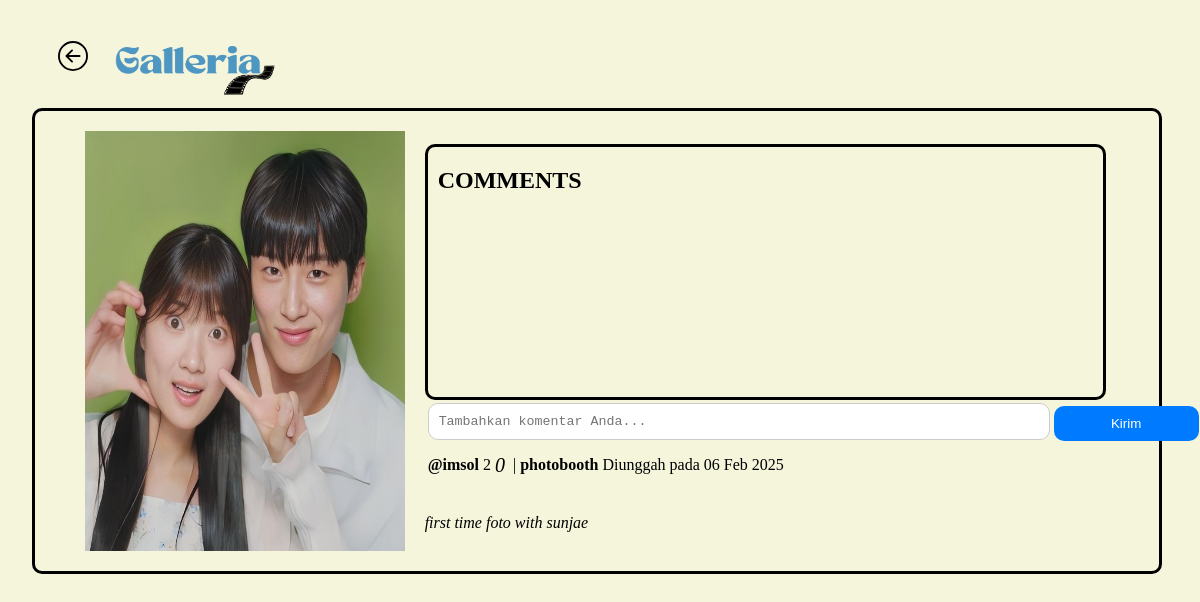
Page /detail_foto.php?id=1 (signed in) on the earlier database version.
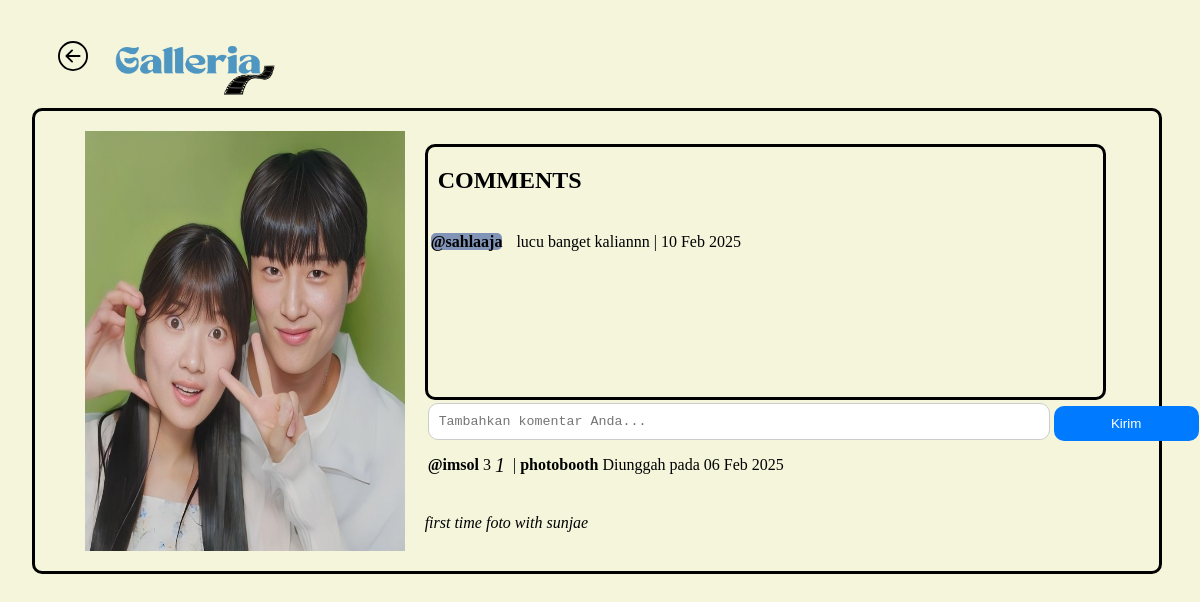
Same page on the later database version.
### tables this page shows
CREATE TABLE `komentar_foto` (
  `komentar_id` int(11) NOT NULL,
  `foto_id` int(11) NOT NULL,
  `user_id` int(11) NOT NULL,
  `isi_komentar` text NOT NULL,
  `tanggal_komentar` date NOT NULL
);

CREATE TABLE `user` (
  `user_id` int(11) NOT NULL,
  `role_id` int(11) NOT NULL,
  `username` varchar(255) NOT NULL,
  `password` varchar(255) NOT NULL,
  `email` varchar(255) NOT NULL,
  `name` varchar(255) NOT NULL,
  `alamat` text NOT NULL,
  `foto_profil` varchar(255) NOT NULL,
  `verifikasi` int(11) NOT NULL
);

### detail_foto.php (the view, shortened to what this page needs)
<?php
include "connection.php";
$id = $_GET['id'];
$user = $_SESSION['id'];
$query_foto = mysqli_query($conn, "SELECT * FROM `foto` INNER JOIN `user` ON `foto`.`user_id` = `user`.`user_id` WHERE `foto`.`foto_id` = $id");
$foto = mysqli_fetch_assoc($query_foto);
$timestamp2 = strtotime($foto['tanggal_unggah']);
$tanggal2 = date("d M Y", $timestamp2);
$query_komentar = mysqli_query($conn, "SELECT * FROM `komentar_foto` INNER JOIN `user` ON `komentar_foto`.`user_id` = `user`.`user_id` WHERE `komentar_foto`.`foto_id` = $id");
$query_komentar_count = mysqli_query($conn, "SELECT COUNT(*) AS total_komentar FROM `komentar_foto` WHERE `foto_id` = $id");
$row_komentar_count = mysqli_fetch_assoc($query_komentar_count);
$total_komentar = $row_komentar_count['total_komentar'];
$query_like_count = mysqli_query($conn, "SELECT COUNT(*) AS total_like FROM `like_foto` WHERE `foto_id` = $id");
$row_like_count = mysqli_fetch_assoc($query_like_count);
$total_like = $row_like_count['total_like'];
$query_check = mysqli_query($conn, "SELECT * FROM `like_foto` WHERE `foto_id` = $id AND `user_id` = $user");
?>
<!DOCTYPE html>
<html lang="en">
<head>
    <link rel="stylesheet" href="asset.css">
    <link rel="stylesheet" href="https://unicons.iconscout.com/release/v4.0.8/css/line.css">
</head>
<body>
<div class="header">
        <a href="dashboard.php"><img src="Asset/img/left.svg" class="left" style="margin-left: 30px;"></a>
        <img src="Asset/img/logo.png" class="logo">
    </div>
    <div class="div-img">
        <img src="Asset/img/<?php echo $foto['lokasi_file']; ?>" class="img-fluid" style="width:320px; height:420px; padding:20px; ">
        <div class="div-detail">
            <div class="comment">
                <h2 class="text">COMMENTS</h2>
                <table>
                    <?php while ($komentar = mysqli_fetch_assoc($query_komentar)):
                        $timestamp = strtotime($komentar['tanggal_komentar']);
                        $tanggal = date("d M Y", $timestamp);
                    ?>
                        <tr>
                            <td><span class="span"><b>@<?php echo $komentar['username']; ?></b></span></td>
                            <td>
                                <p class="text"><?php echo nl2br($komentar['isi_komentar']); ?> | <?php echo $tanggal ?></p>
                            </td>
                        </tr>
                    <?php endwhile; ?>
                </table>
            </div>
            <form action="comment.php" method="POST" class="add-comment-form">
                <table>
                    <tr>
                        <td><textarea name="komentar" placeholder="Tambahkan komentar Anda..." rows="1" class="textarea" required></textarea></td>
                        <td><button type="submit" class="submit-button" name="kirim">Kirim</button></td>
                    </tr>
                </table>
            </form>
            <div class="ket">
                <table style="margin-top : -15px;">
                    <tr>
                        <td>
                            <h4>@<?php echo $foto['username'] ?></h4>
                        </td>
                        <?php if ($is_like = mysqli_num_rows($query_check) > 0) { ?>
                            <td><span><a href="like.php?id=<?php echo $foto['foto_id'] ?>"><img src="Asset/icon/heart.png" width="16px" height="16px" style="margin-top: 3px;"></a></span></td>
                            <td><?php echo $total_like ?></td>
                        <?php } else { ?>
                            <td><span><a href="like.php?id=<?php echo $foto['foto_id'] ?>"><i class="uil uil-heart" title="Like"></i></a><?php echo $total_like ?></span></td>
                        <?php } ?>
                        <td><span><i class="uil uil-comment" title="comment" style="font-size: 20px;"><?php echo $total_komentar ?></i></span></td>
                        <td></td>
                        <td>|</td>
                        <td>
                            <h4><?php echo $foto['judul_foto'] ?></h4>
                        </td>
                        <td>
                            <p> Diunggah pada <?php echo $tanggal2 ?></p>
                        </td>
                    </tr>
                </table>
                <p><i><?php echo $foto['deskripsi']?></i></p>
            </div>
        </div>
    </div>
</body>
</html>

Differences in the rows shown:
added komentar_foto: user.username "sahlaaja", isi_komentar "lucu banget kaliannn", tanggal_komentar "10 Feb 2025"
Other differences:
$total_like: "2" → "3"
$total_komentar: "0" → "1"
